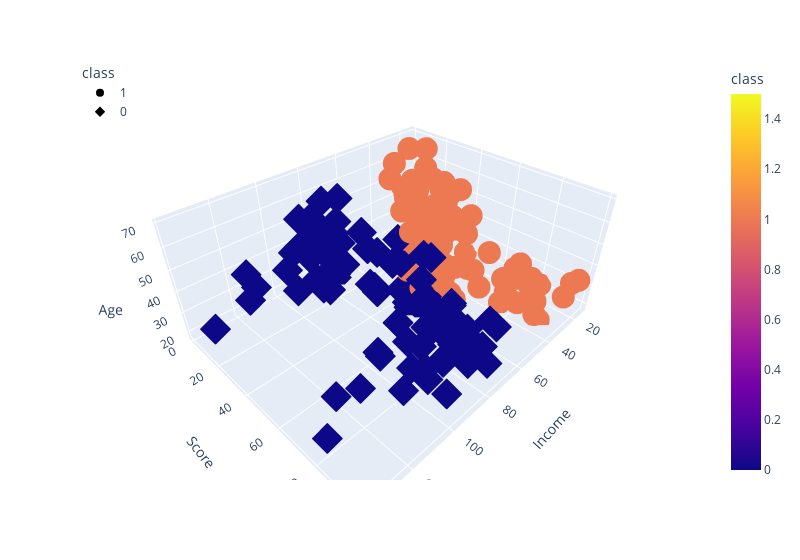

Notebook code for this chart:
### Code cell
fig = px.scatter_3d(
    df_shopping,
x="Income",
    y="Score",
    z="Age",
color="class",
    symbol="class",
    width=800,
)
fig.update_layout(legend=dict(x=0, y=1))
fig.show()

### Figure 1 — Plotly figure (JSON) as saved in the notebook; plotly's stock layout.template omitted (floating-point values rounded to 4 significant figures)
{"data": [{"hovertemplate": "class=%{marker.color}<br>Income=%{x}<br>Score=%{y}<br>Age=%{z}<extra></extra>", "legendgroup": "1", "marker": {"color": [1, 1, 1, 1, 1, 1, 1, 1, 1, 1, 1, 1, 1, 1, 1, 1, 1, 1, 1, 1, 1, 1, 1, 1, 1, 1, 1, 1, 1, 1, 1, 1, 1, 1, 1, 1, 1, 1, 1, 1, 1, 1, 1, 1, 1, 1, 1, 1, 1, 1, 1, 1, 1, 1, 1, 1, 1, 1, 1, 1, 1, 1, 1, 1, 1, 1, 1, 1, 1, 1, 1, 1, 1, 1, 1, 1, 1, 1, 1, 1, 1, 1, 1, 1, 1, 1, 1, 1, 1, 1, 1, 1, 1, 1, 1, 1, 1, 1, 1, 1, 1, 1, 1, 1, 1, 1, 1, 1], "coloraxis": "coloraxis", "symbol": "circle"}, "mode": "markers", "name": "1", "scene": "scene", "showlegend": true, "type": "scatter3d", "x": [15, 15, 16, 16, 17, 17, 18, 18, 19, 19, 19, 19, 20, 20, 20, 20, 21, 21, 23, 23, 24, 24, 25, 25, 28, 28, 28, 28, 29, 29, 30, 30, 33, 33, 33, 33, 34, 34, 37, 37, 38, 38, 39, 39, 39, 39, 40, 40, 40, 40, 42, 42, 43, 43, 43, 43, 44, 44, 46, 46, 46, 46, 47, 47, 48, 48, 48, 48, 48, 48, 49, 49, 50, 50, 54, 54, 54, 54, 54, 54, 54, 54, 54, 54, 54, 54, 57, 57, 58, 58, 59, 59, 60, 60, 60, 60, 60, 60, 61, 62, 62, 62, 63, 63, 63, 63, 63, 65], "y": [39, 81, 6, 77, 40, 76, 6, 94, 3, 72, 14, 99, 15, 77, 13, 79, 35, 66, 29, 98, 35, 73, 5, 73, 14, 82, 32, 61, 31, 87, 4, 73, 4, 92, 14, 81, 17, 73, 26, 75, 35, 92, 36, 61, 28, 65, 55, 47, 42, 42, 52, 60, 54, 60, 45, 41, 50, 46, 51, 46, 56, 55, 52, 59, 51, 59, 50, 48, 59, 47, 55, 42, 49, 56, 47, 54, 53, 48, 52, 42, 51, 55, 41, 44, 57, 46, 58, 55, 60, 46, 55, 41, 49, 40, 42, 52, 47, 50, 42, 48, 59, 56, 50, 46, 43, 48, 52, 43], "z": [19, 21, 20, 23, 31, 22, 35, 23, 64, 30, 67, 35, 58, 24, 37, 22, 35, 20, 52, 35, 35, 25, 46, 31, 54, 29, 45, 35, 40, 23, 60, 21, 53, 18, 49, 21, 42, 30, 36, 20, 65, 24, 48, 31, 49, 24, 50, 27, 29, 31, 49, 33, 31, 59, 50, 47, 51, 69, 27, 53, 70, 19, 67, 54, 63, 18, 43, 68, 19, 32, 70, 47, 60, 60, 59, 26, 45, 40, 23, 49, 57, 38, 67, 46, 21, 48, 55, 22, 34, 50, 68, 18, 48, 40, 32, 24, 47, 27, 48, 49, 67, 49, 66, 54, 68, 66, 65, 63]}, {"hovertemplate": "class=%{marker.color}<br>Income=%{x}<br>Score=%{y}<br>Age=%{z}<extra></extra>", "legendgroup": "0", "marker": {"color": [0, 0, 0, 0, 0, 0, 0, 0, 0, 0, 0, 0, 0, 0, 0, 0, 0, 0, 0, 0, 0, 0, 0, 0, 0, 0, 0, 0, 0, 0, 0, 0, 0, 0, 0, 0, 0, 0, 0, 0, 0, 0, 0, 0, 0, 0, 0, 0, 0, 0, 0, 0, 0, 0, 0, 0, 0, 0, 0, 0, 0, 0, 0, 0, 0, 0, 0, 0, 0, 0, 0, 0, 0, 0, 0, 0, 0, 0, 0, 0, 0, 0, 0, 0, 0, 0, 0, 0, 0, 0, 0, 0], "coloraxis": "coloraxis", "symbol": "diamond"}, "mode": "markers", "name": "0", "scene": "scene", "showlegend": true, "type": "scatter3d", "x": [61, 62, 62, 62, 63, 64, 64, 65, 65, 65, 67, 67, 67, 67, 69, 69, 70, 70, 71, 71, 71, 71, 71, 71, 72, 72, 73, 73, 73, 73, 74, 74, 75, 75, 76, 76, 77, 77, 77, 77, 78, 78, 78, 78, 78, 78, 78, 78, 78, 78, 78, 78, 79, 79, 81, 81, 85, 85, 86, 86, 87, 87, 87, 87, 87, 87, 88, 88, 88, 88, 93, 93, 97, 97, 98, 98, 99, 99, 101, 101, 103, 103, 103, 103, 113, 113, 120, 120, 126, 126, 137, 137], "y": [49, 41, 55, 42, 54, 42, 46, 48, 50, 59, 43, 57, 56, 40, 58, 91, 29, 77, 35, 95, 11, 75, 9, 75, 34, 71, 5, 88, 7, 73, 10, 72, 5, 93, 40, 87, 12, 97, 36, 74, 22, 90, 17, 88, 20, 76, 16, 89, 1, 78, 1, 73, 35, 83, 5, 93, 26, 75, 20, 95, 27, 63, 13, 75, 10, 92, 13, 86, 15, 69, 14, 90, 32, 86, 15, 88, 39, 97, 24, 68, 17, 85, 23, 69, 8, 91, 16, 79, 28, 74, 18, 83], "z": [20, 23, 26, 21, 19, 38, 19, 18, 19, 49, 51, 50, 27, 38, 40, 39, 23, 31, 43, 40, 59, 38, 47, 39, 25, 31, 20, 29, 44, 32, 19, 35, 57, 32, 28, 32, 25, 28, 48, 32, 34, 34, 43, 39, 44, 38, 47, 27, 37, 30, 34, 30, 56, 29, 19, 31, 50, 36, 42, 33, 36, 32, 40, 28, 36, 36, 52, 30, 58, 27, 59, 35, 37, 32, 46, 29, 41, 30, 54, 28, 41, 36, 34, 32, 33, 38, 47, 35, 45, 32, 32, 30]}], "layout": {"coloraxis": {"colorbar": {"title": {"text": "class"}}, "colorscale": [[0, "#0d0887"], [0.1111, "#46039f"], [0.2222, "#7201a8"], [0.3333, "#9c179e"], [0.4444, "#bd3786"], [0.5556, "#d8576b"], [0.6667, "#ed7953"], [0.7778, "#fb9f3a"], [0.8889, "#fdca26"], [1, "#f0f921"]]}, "legend": {"title": {"text": "class"}, "tracegroupgap": 0, "x": 0, "y": 1}, "margin": {"t": 60}, "scene": {"domain": {"x": [0, 1], "y": [0, 1]}, "xaxis": {"title": {"text": "Income"}}, "yaxis": {"title": {"text": "Score"}}, "zaxis": {"title": {"text": "Age"}}}, "width": 800}}
